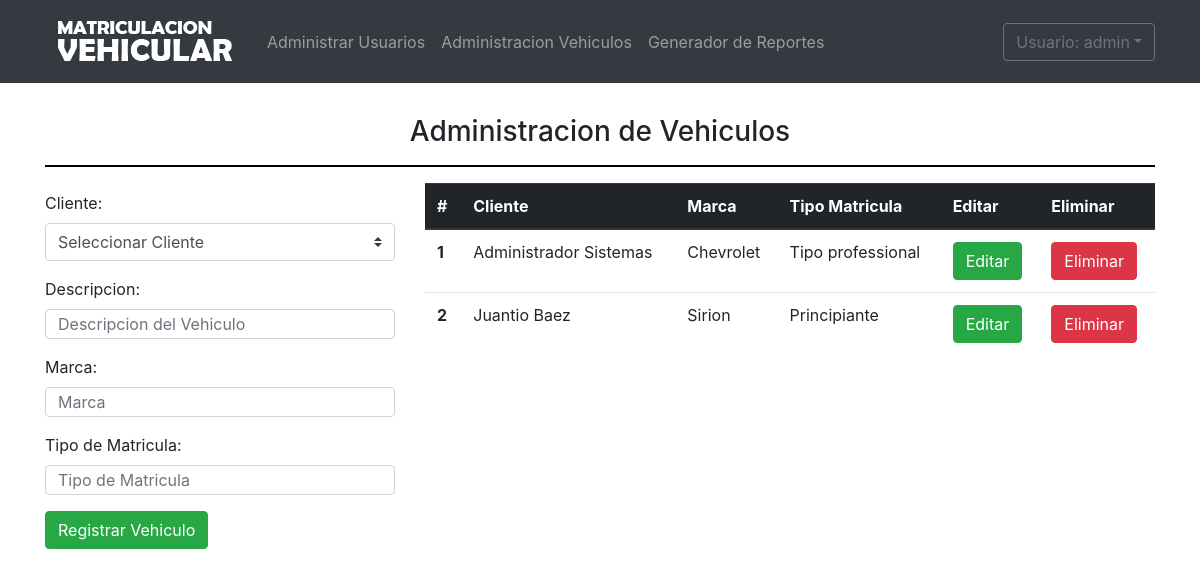
The app's page /Sistema/vistas/Vehiculos.php (signed in) with its own data.
### tables this page shows
CREATE TABLE `vehiculos` (
  `id_vehiculo` int(11) NOT NULL AUTO_INCREMENT,
  `id_usuario` int(11) NOT NULL,
  `descripcion` varchar(100) NOT NULL,
  `marca` varchar(100) NOT NULL,
  `tipo_matricula` varchar(100) NOT NULL,
  PRIMARY KEY (`id_vehiculo`),
  KEY `vehiculos_fk` (`id_usuario`),
  CONSTRAINT `vehiculos_fk` FOREIGN KEY (`id_usuario`) REFERENCES `usuarios` (`id_usuario`)
);

CREATE TABLE `usuarios` (
  `id_usuario` int(11) NOT NULL AUTO_INCREMENT,
  `user` varchar(100) NOT NULL,
  `pass` varchar(100) NOT NULL,
  `nombres` varchar(100) NOT NULL,
  `apellidos` varchar(100) NOT NULL,
  `telefono` int(11) NOT NULL,
  `direccion` varchar(100) NOT NULL,
  PRIMARY KEY (`id_usuario`)
);

### Sistema/vistas/Vehiculos.php (the view, shortened to what this page needs)
<?php
  require_once 'nav-bar.php';
  require_once '../clases/conexion.php';
  if(isset($_SESSION['user']))
  {
?>
<!DOCTYPE html>
<html lang="es" dir="ltr">
  <head>
  </head>
  <body>
    <div class="container cont-main">
      <div class="cont-t">
        <h3>Administracion de Vehiculos</h3>
        <hr>
      </div>
      <div class="row">
        <div class="col-md-4">
          <form action="" method="POST">
            <div class="form-group">
              <label for="email">Cliente:</label>
              <select name="id_usuario" class="browser-default custom-select">
                <option selected>Seleccionar Cliente</option>
              </select>
            </div>
            <div class="form-group">
              <label for="pwd">Descripcion:</label>
              <input type="text" name="descripcion" class="form-control" id="pwd" placeholder="Descripcion del Vehiculo">
            </div>
            <div class="form-group">
              <label for="pwd">Marca:</label>
              <input type="text" name="marca" class="form-control" id="pwd" placeholder="Marca">
            </div>
            <div class="form-group">
              <label for="pwd">Tipo de Matricula:</label>
              <input type="text" name="matricula" class="form-control" id="pwd" placeholder="Tipo de Matricula">
            </div>
            <button type="submit" name="reg" class="btn btn-success">Registrar Vehiculo</button>
          </form>
        </div>
        <div class="col-md-8">
          <table class="table">
            <thead class="thead-dark">
              <tr>
                <th scope="col">#</th>
                <th scope="col">Cliente</th>
                <th scope="col">Marca</th>
                <th scope="col">Tipo Matricula</th>
                <th scope="col">Editar</th>
                <th scope="col">Eliminar</th>
              </tr>
            </thead>
            <tbody>
              <?php
                $sql = mysqli_query($con, "SELECT v.id_vehiculo, u.nombres, u.apellidos, v.descripcion,v.marca,v.tipo_matricula, v.id_usuario
                                           FROM vehiculos v
                                           INNER JOIN usuarios u
                                           ON v.id_usuario = u.id_usuario");
                $result = mysqli_num_rows($sql);
                if($result >= 0)
                {
                  while ($data = mysqli_fetch_array($sql))
                  {
                    $datos =$data[0]."||".$data[3]."||".$data[4]."||".$data[5]."||".$data[6];
              ?>
                    <tr>
                      <th scope="row"><?php echo $data[0]; ?></th>
                      <td><?php echo $data[1]." ". $data[2]; ?></td>
                      <td><?php echo $data[4]; ?></td>
                      <td><?php echo $data[5]; ?></td>
                      <td><button type="button"class="btn btn-success" data-toggle="modal" data-target="#editar-datos" onclick="cargarDatosVehiculo('<?php echo $datos; ?>')">Editar</button></td>
                      <td><button type="button" class="btn btn-danger" data-toggle="modal" onclick="DeleteMessageV('<?php echo $data[0]; ?>')">Eliminar</button></td>
                    </tr>
              <?php
                  }
                }
              ?>
            </tbody>
          </table>
        </div>
      </div>
    </div>
  </body>
</html>
<?php
  }
  else
  {
    header('Location: ../index.php');
  }
?>

### Sistema/vistas/dependencias.php (shortened to what this page needs)
<link rel="stylesheet" type="text/css" href="../librerias/ext/css/bootstrap.css">
<link rel="stylesheet" href="../css/master.css">
<link rel="stylesheet" href="../librerias/alertify/css/alertify.css">
<link rel="stylesheet" href="../librerias/alertify/css/themes/default.css">

### Sistema/vistas/nav-bar.php (shortened to what this page needs)
<?php session_start(); require_once 'dependencias.php'; ?>
<!DOCTYPE html>
<html lang="es" dir="ltr">
  <head>
  </head>
  <body>
    <nav class="navbar navbar-expand-lg navbar-dark bg-dark fixed-top" role="navigation">
        <div class="container">
            <a class="navbar-brand" href="index.php">
              <img src="../img/logo.png" alt="">
            </a>
            <div class="collapse navbar-collapse" id="exCollapsingNavbar">
                <ul class="nav navbar-nav">
                    <li class="nav-item"><a href="Usuarios.php" class="nav-link">Administrar Usuarios</a></li>
                    <li class="nav-item"><a href="Vehiculos.php" class="nav-link">Administracion Vehiculos</a></li>
                    <li class="nav-item"><a href="Reportes.php" class="nav-link">Generador de Reportes</a></li>
                </ul>
                <ul class="nav navbar-nav flex-row justify-content-between ml-auto">
                    <li class="nav-item order-2 order-md-1"><a href="#" class="nav-link" title="settings"><i class="fa fa-cog fa-fw fa-lg"></i></a></li>
                    <li class="dropdown order-1">
                        <button type="button" id="dropdownMenu1" data-toggle="dropdown" class="btn btn-outline-secondary dropdown-toggle">Usuario: <?php echo $_SESSION['user']; ?><span class="caret"></span></button>
                    </li>
                </ul>
            </div>
        </div>
    </nav>
  </body>
</html>

### Sistema/css/master.css (style rules this page uses)
.cont-main { margin-top: 115px; }
.cont-t { text-align: center; }
.cont-t hr { border: 1px solid black; }
.form-control { height: 30px !important; }

### records on screen
vehiculos: id_vehiculo "1", id_usuario.nombres "Administrador", id_usuario.apellidos "Sistemas", marca "Chevrolet", tipo_matricula "Tipo professional"
vehiculos: id_vehiculo "2", id_usuario.nombres "Juantio", id_usuario.apellidos "Baez", marca "Sirion", tipo_matricula "Principiante"

### other values on screen
$_SESSION['user'] "admin"
